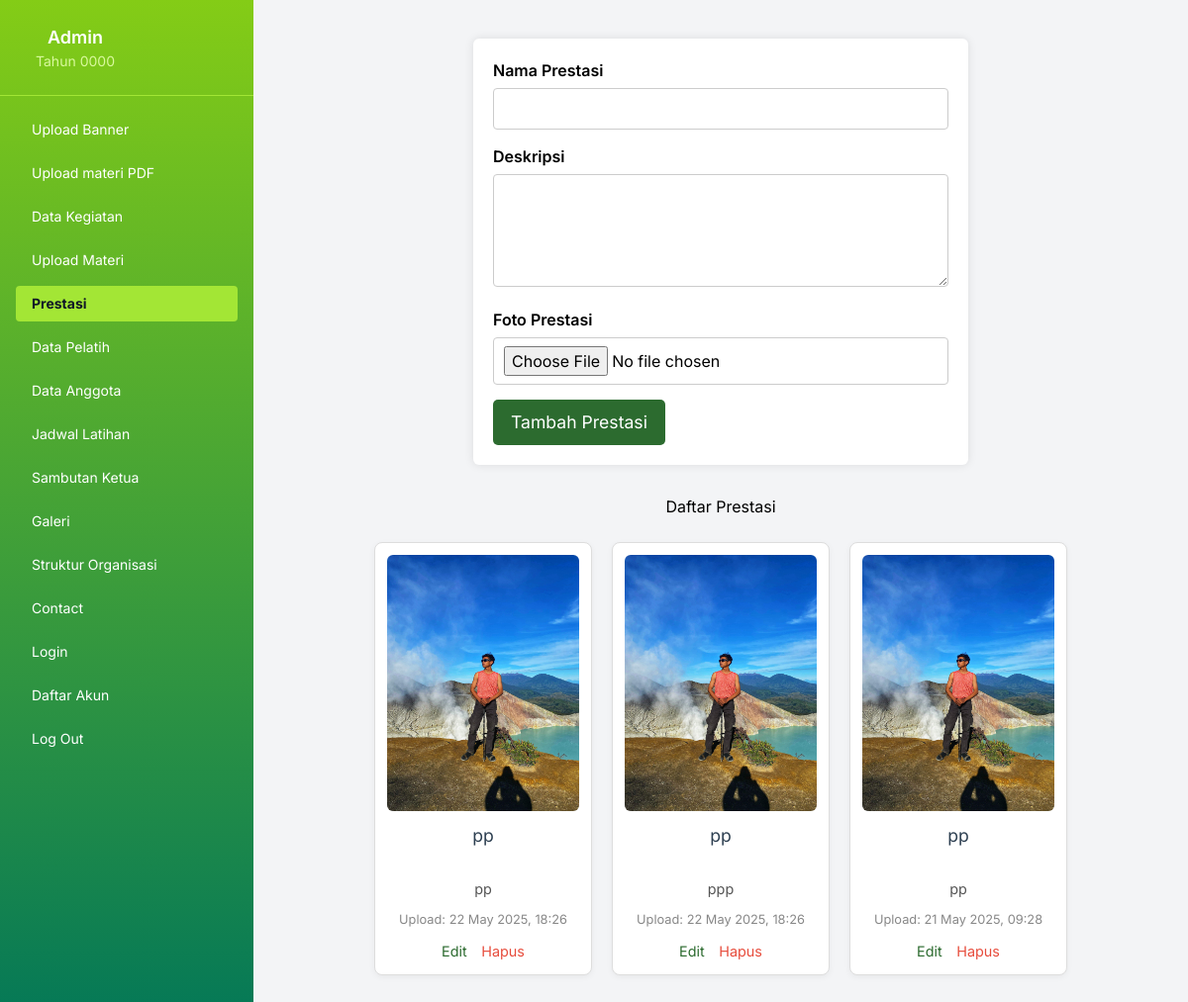
/admin/prestasi.php, run on the app's committed database.
### tables this page shows
CREATE TABLE `prestasi` (
  `id` int(11) NOT NULL,
  `nama` varchar(255) NOT NULL,
  `deskripsi` text DEFAULT NULL,
  `foto` varchar(255) DEFAULT NULL,
  `tanggal_upload` datetime DEFAULT current_timestamp()
);

### admin/prestasi.php (the view, shortened to what this page needs)
<?php
include '../koneksi/koneksi.php';
$uploadDir = 'uploads/';
$editData = null;
$data = $conn->query("SELECT * FROM prestasi ORDER BY tanggal_upload DESC");
include 'header.php';
?>
<!DOCTYPE html>
<html lang="id">
<head>
</head>
<body>
<form method="post" enctype="multipart/form-data" autocomplete="off">
    <label for="nama">Nama Prestasi</label>
    <input type="text" id="nama" name="nama" required value="<?= $editData ? htmlspecialchars($editData['nama']) : '' ?>" />
    <label for="deskripsi">Deskripsi</label>
    <textarea id="deskripsi" name="deskripsi" rows="4"><?= $editData ? htmlspecialchars($editData['deskripsi']) : '' ?></textarea>
    <label for="foto">Foto Prestasi <?= $editData ? '(kosongkan jika tidak ingin ganti)' : '' ?></label>
    <input type="file" id="foto" name="foto" accept="image/*" />
    <button type="submit" name="submit"><?= $editData ? 'Update Prestasi' : 'Tambah Prestasi' ?></button>
</form>
<h2>Daftar Prestasi</h2>
<br>
<div class="prestasi-list">
<?php if ($data && $data->num_rows > 0): ?>
    <?php while ($row = $data->fetch_assoc()): ?>
        <div class="prestasi-item">
            <?php if ($row['foto'] && file_exists($uploadDir . $row['foto'])): ?>
                <img src="<?= htmlspecialchars($uploadDir . $row['foto']) ?>" alt="<?= htmlspecialchars($row['nama']) ?>" />
            <?php else: ?>
                <img src="https://via.placeholder.com/220x150?text=No+Image" alt="No Image" />
            <?php endif; ?>
            <h3><?= htmlspecialchars($row['nama']) ?></h3>
            <p><?= nl2br(htmlspecialchars($row['deskripsi'])) ?></p>
            <small>Upload: <?= date('d M Y, H:i', strtotime($row['tanggal_upload'])) ?></small>
            <div class="actions">
                <a href="prestasi.php?edit=<?= $row['id'] ?>">Edit</a>
                <a href="prestasi.php?hapus=<?= $row['id'] ?>" class="delete" onclick="return confirm('Yakin ingin menghapus prestasi ini?')">Hapus</a>
            </div>
        </div>
    <?php endwhile; ?>
<?php else: ?>
    <p style="text-align:center; color:#666;">Tidak ada data prestasi.</p>
<?php endif; ?>
</div>
<br>
</body>
</html>

### admin/header.php (style rules this page uses)
body { font-family: 'Inter', sans-serif; }

### admin/prestasi.php (style rules this page uses)
* { box-sizing: border-box; }
h1, h2 { text-align: center; }
form { background: #fff; padding: 20px; max-width: 500px; margin: 15px auto 30px; box-shadow: 0 0 10px rgba(0,0,0,0.1); border-radius: 6px; }
label { display: block; margin-bottom: 6px; font-weight: 600; }
input[type="text"], textarea, input[type="file"] { width: 100%; padding: 8px 10px; margin-bottom: 15px; border: 1px solid #ccc; border-radius: 4px; font-size: 1rem; transition: border-color 0.3s; }
textarea { resize: vertical; min-height: 80px; font-family: inherit; }
button[type="submit"] { background-color: #2c6b2f; color: white; padding: 10px 18px; border: none; border-radius: 5px; font-size: 1.1rem; cursor: pointer; transition: background-color 0.3s ease; }
.prestasi-list { display: flex; flex-wrap: wrap; gap: 20px; justify-content: center; }
.prestasi-item { background: white; border: 1px solid #ddd; border-radius: 8px; width: 220px; padding: 12px; box-shadow: 0 2px 6px rgba(0,0,0,0.05); display: flex; flex-direction: column; align-items: center; transition: box-shadow 0.3s; }
.prestasi-item img { max-width: 100%; height: auto; border-radius: 6px; margin-bottom: 12px; object-fit: cover; }
.prestasi-item h3 { margin: 0 0 8px; font-size: 1.1rem; text-align: center; color: #2c3e50; min-height: 48px; }
.prestasi-item p { font-size: 0.9rem; color: #555; white-space: pre-line; flex-grow: 1; text-align: center; margin-bottom: 10px; }
.prestasi-item small { color: #888; font-size: 0.8rem; margin-bottom: 10px; display: block; }
.prestasi-item .actions { margin-top: auto; }
.prestasi-item .actions a { margin: 0 5px; font-size: 0.9rem; color: #2c6b2f; cursor: pointer; }
.prestasi-item .actions a.delete { color: #e74c3c; }

### data on the page
prestasi: foto (picture), nama "pp", deskripsi "pp", tanggal_upload "22 May 2025, 18:26"
prestasi: foto (picture), nama "pp", deskripsi "ppp", tanggal_upload "22 May 2025, 18:26"
prestasi: foto (picture), nama "pp", deskripsi "pp", tanggal_upload "21 May 2025, 09:28"

### other printed values
$siteTitle "Admin"
$siteTagline "Tahun 0000"
$label "Upload Banner"
$label "Upload materi PDF"
$label "Data Kegiatan"
$label "Upload Materi"
$label "Prestasi"
$label "Data Pelatih"
$label "Data Anggota"
$label "Jadwal Latihan"
$label "Sambutan Ketua"
$label "Galeri"
$label "Struktur Organisasi"
$label "Contact"
$label "Login"
